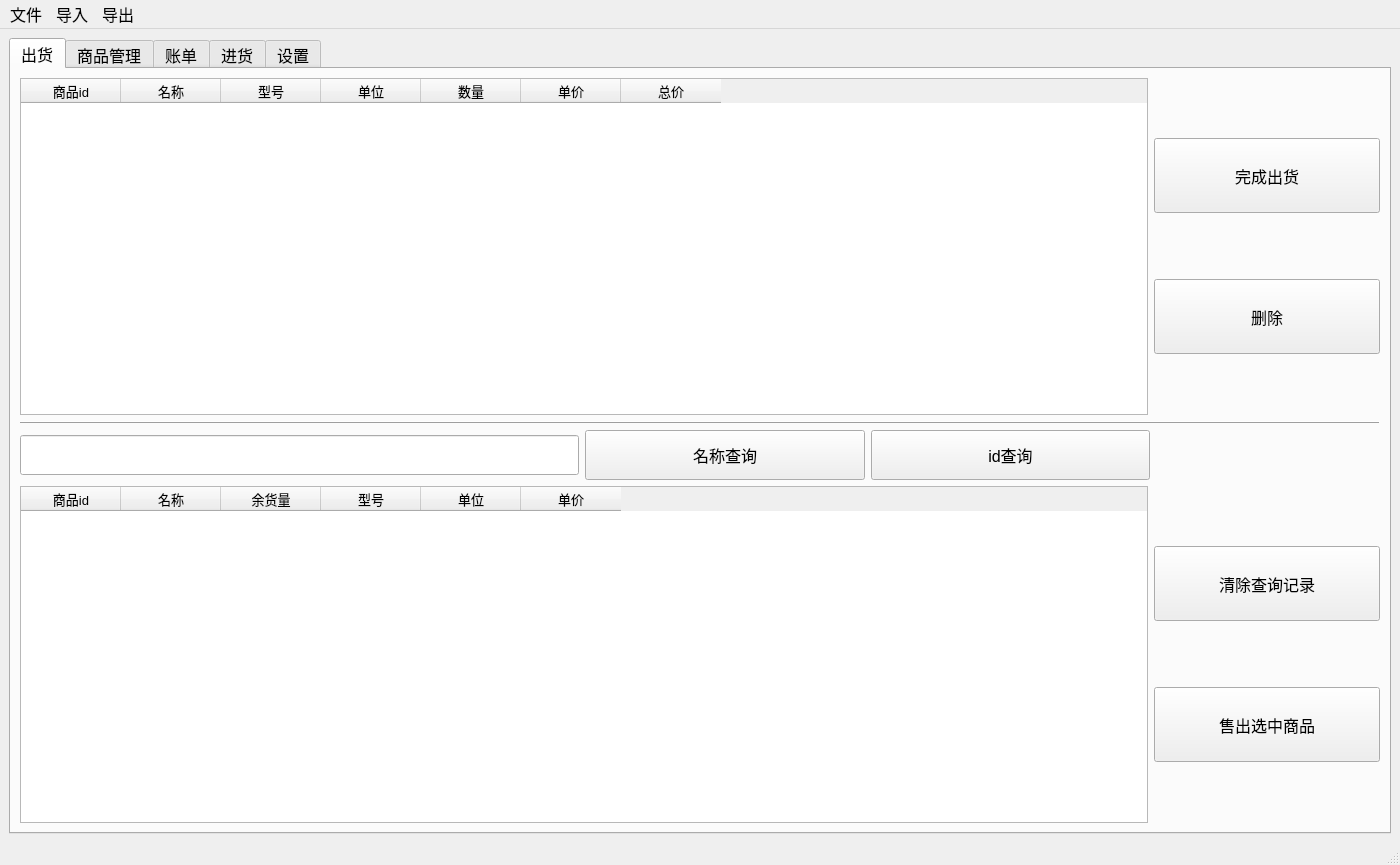
<?xml version="1.0" encoding="UTF-8"?>
<ui version="4.0">
 <class>MainWindow</class>
 <widget class="QMainWindow" name="MainWindow">
  <property name="geometry">
   <rect>
    <x>0</x>
    <y>0</y>
    <width>1400</width>
    <height>865</height>
   </rect>
  </property>
  <property name="minimumSize">
   <size>
    <width>1400</width>
    <height>865</height>
   </size>
  </property>
  <property name="windowTitle">
   <string>商品管理</string>
  </property>
  <property name="windowIcon">
   <iconset>
    <normaloff>icon.png</normaloff>../pythonProject4/icon.png</iconset>
  </property>
  <widget class="QWidget" name="centralwidget">
   <layout class="QVBoxLayout" name="verticalLayout_4">
    <item>
     <widget class="QTabWidget" name="tabWidget">
      <property name="font">
       <font>
        <pointsize>12</pointsize>
       </font>
      </property>
      <property name="focusPolicy">
       <enum>Qt::StrongFocus</enum>
      </property>
      <property name="currentIndex">
       <number>0</number>
      </property>
      <widget class="QWidget" name="tab">
       <attribute name="title">
        <string>出货</string>
       </attribute>
       <layout class="QVBoxLayout" name="verticalLayout_3">
        <item>
         <layout class="QHBoxLayout" name="horizontalLayout_3" stretch="5,1">
          <item>
           <widget class="QTableWidget" name="table_sell_out">
            <property name="font">
             <font>
              <pointsize>10</pointsize>
             </font>
            </property>
            <property name="editTriggers">
             <set>QAbstractItemView::NoEditTriggers</set>
            </property>
            <property name="selectionBehavior">
             <enum>QAbstractItemView::SelectRows</enum>
            </property>
            <property name="verticalScrollMode">
             <enum>QAbstractItemView::ScrollPerPixel</enum>
            </property>
            <property name="horizontalScrollMode">
             <enum>QAbstractItemView::ScrollPerPixel</enum>
            </property>
            <column>
             <property name="text">
              <string>商品id</string>
             </property>
            </column>
            <column>
             <property name="text">
              <string>名称</string>
             </property>
            </column>
            <column>
             <property name="text">
              <string>型号</string>
             </property>
            </column>
            <column>
             <property name="text">
              <string>单位</string>
             </property>
            </column>
            <column>
             <property name="text">
              <string>数量</string>
             </property>
            </column>
            <column>
             <property name="text">
              <string>单价</string>
             </property>
            </column>
            <column>
             <property name="text">
              <string>总价</string>
             </property>
            </column>
           </widget>
          </item>
          <item>
           <layout class="QVBoxLayout" name="verticalLayout_2">
            <item>
             <widget class="QPushButton" name="btn_sell_3">
              <property name="minimumSize">
               <size>
                <width>150</width>
                <height>75</height>
               </size>
              </property>
              <property name="font">
               <font>
                <pointsize>12</pointsize>
               </font>
              </property>
              <property name="text">
               <string>完成出货</string>
              </property>
             </widget>
            </item>
            <item>
             <widget class="QPushButton" name="btn_sell_2">
              <property name="minimumSize">
               <size>
                <width>150</width>
                <height>75</height>
               </size>
              </property>
              <property name="font">
               <font>
                <pointsize>12</pointsize>
               </font>
              </property>
              <property name="text">
               <string>删除</string>
              </property>
             </widget>
            </item>
           </layout>
          </item>
         </layout>
        </item>
        <item>
         <widget class="Line" name="line_4">
          <property name="frameShadow">
           <enum>QFrame::Raised</enum>
          </property>
          <property name="orientation">
           <enum>Qt::Horizontal</enum>
          </property>
         </widget>
        </item>
        <item>
         <layout class="QHBoxLayout" name="horizontalLayout_2" stretch="2,1,1,1">
          <item>
           <widget class="QLineEdit" name="text_sell">
            <property name="minimumSize">
             <size>
              <width>0</width>
              <height>40</height>
             </size>
            </property>
           </widget>
          </item>
          <item>
           <widget class="QPushButton" name="btn_sell_4">
            <property name="minimumSize">
             <size>
              <width>200</width>
              <height>50</height>
             </size>
            </property>
            <property name="font">
             <font>
              <pointsize>12</pointsize>
             </font>
            </property>
            <property name="text">
             <string>名称查询</string>
            </property>
           </widget>
          </item>
          <item>
           <widget class="QPushButton" name="btn_sell_5">
            <property name="minimumSize">
             <size>
              <width>200</width>
              <height>50</height>
             </size>
            </property>
            <property name="font">
             <font>
              <pointsize>12</pointsize>
             </font>
            </property>
            <property name="text">
             <string>id查询</string>
            </property>
           </widget>
          </item>
          <item>
           <spacer name="horizontalSpacer">
            <property name="orientation">
             <enum>Qt::Horizontal</enum>
            </property>
            <property name="sizeType">
             <enum>QSizePolicy::Fixed</enum>
            </property>
            <property name="sizeHint" stdset="0">
             <size>
              <width>230</width>
              <height>0</height>
             </size>
            </property>
           </spacer>
          </item>
         </layout>
        </item>
        <item>
         <layout class="QHBoxLayout" name="horizontalLayout" stretch="5,1">
          <item>
           <widget class="QTableWidget" name="table_prepare_goods">
            <property name="font">
             <font>
              <pointsize>10</pointsize>
             </font>
            </property>
            <property name="contextMenuPolicy">
             <enum>Qt::DefaultContextMenu</enum>
            </property>
            <property name="autoFillBackground">
             <bool>false</bool>
            </property>
            <property name="editTriggers">
             <set>QAbstractItemView::NoEditTriggers</set>
            </property>
            <property name="selectionBehavior">
             <enum>QAbstractItemView::SelectRows</enum>
            </property>
            <property name="verticalScrollMode">
             <enum>QAbstractItemView::ScrollPerPixel</enum>
            </property>
            <property name="horizontalScrollMode">
             <enum>QAbstractItemView::ScrollPerPixel</enum>
            </property>
            <column>
             <property name="text">
              <string>商品id</string>
             </property>
            </column>
            <column>
             <property name="text">
              <string>名称</string>
             </property>
            </column>
            <column>
             <property name="text">
              <string>余货量</string>
             </property>
            </column>
            <column>
             <property name="text">
              <string>型号</string>
             </property>
            </column>
            <column>
             <property name="text">
              <string>单位</string>
             </property>
            </column>
            <column>
             <property name="text">
              <string>单价</string>
             </property>
            </column>
           </widget>
          </item>
          <item>
           <layout class="QVBoxLayout" name="verticalLayout">
            <item>
             <widget class="QPushButton" name="btn_sell_6">
              <property name="minimumSize">
               <size>
                <width>150</width>
                <height>75</height>
               </size>
              </property>
              <property name="font">
               <font>
                <pointsize>12</pointsize>
               </font>
              </property>
              <property name="text">
               <string>清除查询记录</string>
              </property>
             </widget>
            </item>
            <item>
             <widget class="QPushButton" name="btn_sell_1">
              <property name="minimumSize">
               <size>
                <width>150</width>
                <height>75</height>
               </size>
              </property>
              <property name="font">
               <font>
                <pointsize>12</pointsize>
               </font>
              </property>
              <property name="text">
               <string>售出选中商品</string>
              </property>
             </widget>
            </item>
           </layout>
          </item>
         </layout>
        </item>
       </layout>
      </widget>
      <widget class="QWidget" name="tab_2">
       <attribute name="title">
        <string>商品管理</string>
       </attribute>
       <layout class="QVBoxLayout" name="verticalLayout_12">
        <item>
         <layout class="QVBoxLayout" name="verticalLayout_7" stretch="0,0,0,0,0">
          <item>
           <layout class="QHBoxLayout" name="horizontalLayout_6" stretch="5,1">
            <item>
             <widget class="QTableWidget" name="table_goods">
              <property name="font">
               <font>
                <pointsize>10</pointsize>
               </font>
              </property>
              <property name="editTriggers">
               <set>QAbstractItemView::NoEditTriggers</set>
              </property>
              <property name="selectionBehavior">
               <enum>QAbstractItemView::SelectRows</enum>
              </property>
              <property name="verticalScrollMode">
               <enum>QAbstractItemView::ScrollPerPixel</enum>
              </property>
              <property name="horizontalScrollMode">
               <enum>QAbstractItemView::ScrollPerPixel</enum>
              </property>
              <column>
               <property name="text">
                <string>商品id</string>
               </property>
              </column>
              <column>
               <property name="text">
                <string>名称</string>
               </property>
              </column>
              <column>
               <property name="text">
                <string>余货量</string>
               </property>
              </column>
              <column>
               <property name="text">
                <string>型号</string>
               </property>
              </column>
              <column>
               <property name="text">
                <string>单位</string>
               </property>
              </column>
              <column>
               <property name="text">
                <string>成本价</string>
               </property>
              </column>
              <column>
               <property name="text">
                <string>单价</string>
               </property>
              </column>
             </widget>
            </item>
            <item>
             <layout class="QVBoxLayout" name="verticalLayout_6">
              <item>
               <widget class="QPushButton" name="btn_goods_5">
                <property name="minimumSize">
                 <size>
                  <width>150</width>
                  <height>75</height>
                 </size>
                </property>
                <property name="text">
                 <string>更新库存</string>
                </property>
               </widget>
              </item>
              <item>
               <widget class="QPushButton" name="btn_goods_4">
                <property name="minimumSize">
                 <size>
                  <width>150</width>
                  <height>75</height>
                 </size>
                </property>
                <property name="text">
                 <string>删除商品信息</string>
                </property>
               </widget>
              </item>
             </layout>
            </item>
           </layout>
          </item>
          <item>
           <layout class="QHBoxLayout" name="horizontalLayout_4" stretch="2,1,1,1,1">
            <item>
             <widget class="QLineEdit" name="text_1">
              <property name="minimumSize">
               <size>
                <width>0</width>
                <height>40</height>
               </size>
              </property>
             </widget>
            </item>
            <item>
             <widget class="QPushButton" name="btn_goods_1">
              <property name="minimumSize">
               <size>
                <width>200</width>
                <height>50</height>
               </size>
              </property>
              <property name="text">
               <string>名称查询</string>
              </property>
             </widget>
            </item>
            <item>
             <widget class="QPushButton" name="btn_goods_2">
              <property name="minimumSize">
               <size>
                <width>200</width>
                <height>50</height>
               </size>
              </property>
              <property name="text">
               <string>id查询</string>
              </property>
             </widget>
            </item>
            <item>
             <widget class="QPushButton" name="btn_goods_3">
              <property name="minimumSize">
               <size>
                <width>200</width>
                <height>50</height>
               </size>
              </property>
              <property name="text">
               <string>清除查询记录</string>
              </property>
             </widget>
            </item>
            <item>
             <spacer name="horizontalSpacer_2">
              <property name="orientation">
               <enum>Qt::Horizontal</enum>
              </property>
              <property name="sizeType">
               <enum>QSizePolicy::Fixed</enum>
              </property>
              <property name="sizeHint" stdset="0">
               <size>
                <width>230</width>
                <height>0</height>
               </size>
              </property>
             </spacer>
            </item>
           </layout>
          </item>
          <item>
           <widget class="Line" name="line_3">
            <property name="frameShadow">
             <enum>QFrame::Raised</enum>
            </property>
            <property name="lineWidth">
             <number>1</number>
            </property>
            <property name="orientation">
             <enum>Qt::Horizontal</enum>
            </property>
           </widget>
          </item>
          <item>
           <widget class="QLabel" name="label">
            <property name="maximumSize">
             <size>
              <width>16777215</width>
              <height>30</height>
             </size>
            </property>
            <property name="font">
             <font>
              <pointsize>12</pointsize>
              <bold>false</bold>
             </font>
            </property>
            <property name="text">
             <string>新建商品信息表</string>
            </property>
           </widget>
          </item>
          <item>
           <layout class="QHBoxLayout" name="horizontalLayout_5" stretch="5,1">
            <item>
             <widget class="QTableWidget" name="table_new_goods">
              <property name="font">
               <font>
                <pointsize>10</pointsize>
               </font>
              </property>
              <property name="focusPolicy">
               <enum>Qt::NoFocus</enum>
              </property>
              <property name="editTriggers">
               <set>QAbstractItemView::AllEditTriggers</set>
              </property>
              <property name="verticalScrollMode">
               <enum>QAbstractItemView::ScrollPerPixel</enum>
              </property>
              <property name="horizontalScrollMode">
               <enum>QAbstractItemView::ScrollPerPixel</enum>
              </property>
              <column>
               <property name="text">
                <string>商品id</string>
               </property>
              </column>
              <column>
               <property name="text">
                <string>名称</string>
               </property>
              </column>
              <column>
               <property name="text">
                <string>余货量</string>
               </property>
              </column>
              <column>
               <property name="text">
                <string>型号</string>
               </property>
              </column>
              <column>
               <property name="text">
                <string>单位</string>
               </property>
              </column>
              <column>
               <property name="text">
                <string>成本价</string>
               </property>
              </column>
              <column>
               <property name="text">
                <string>单价</string>
               </property>
              </column>
             </widget>
            </item>
            <item>
             <layout class="QVBoxLayout" name="verticalLayout_5">
              <item>
               <widget class="QPushButton" name="btn_new_goods_1">
                <property name="minimumSize">
                 <size>
                  <width>150</width>
                  <height>50</height>
                 </size>
                </property>
                <property name="text">
                 <string>增加一行</string>
                </property>
               </widget>
              </item>
              <item>
               <widget class="QPushButton" name="btn_new_goods_2">
                <property name="minimumSize">
                 <size>
                  <width>150</width>
                  <height>50</height>
                 </size>
                </property>
                <property name="text">
                 <string>减小一行</string>
                </property>
               </widget>
              </item>
              <item>
               <widget class="QPushButton" name="btn_new_goods_3">
                <property name="minimumSize">
                 <size>
                  <width>150</width>
                  <height>50</height>
                 </size>
                </property>
                <property name="text">
                 <string>合并</string>
                </property>
               </widget>
              </item>
             </layout>
            </item>
           </layout>
          </item>
         </layout>
        </item>
       </layout>
      </widget>
      <widget class="QWidget" name="tab_3">
       <attribute name="title">
        <string>账单</string>
       </attribute>
       <layout class="QVBoxLayout" name="verticalLayout_9">
        <item>
         <widget class="QTableWidget" name="table_sale">
          <property name="font">
           <font>
            <pointsize>10</pointsize>
           </font>
          </property>
          <property name="editTriggers">
           <set>QAbstractItemView::NoEditTriggers</set>
          </property>
          <property name="selectionBehavior">
           <enum>QAbstractItemView::SelectRows</enum>
          </property>
          <property name="verticalScrollMode">
           <enum>QAbstractItemView::ScrollPerPixel</enum>
          </property>
          <property name="horizontalScrollMode">
           <enum>QAbstractItemView::ScrollPerPixel</enum>
          </property>
          <column>
           <property name="text">
            <string>时间</string>
           </property>
          </column>
          <column>
           <property name="text">
            <string>商品id</string>
           </property>
          </column>
          <column>
           <property name="text">
            <string>名称</string>
           </property>
          </column>
          <column>
           <property name="text">
            <string>型号</string>
           </property>
          </column>
          <column>
           <property name="text">
            <string>单位</string>
           </property>
          </column>
          <column>
           <property name="text">
            <string>成本价</string>
           </property>
          </column>
          <column>
           <property name="text">
            <string>单价</string>
           </property>
          </column>
          <column>
           <property name="text">
            <string>数量</string>
           </property>
          </column>
          <column>
           <property name="text">
            <string>总成本价</string>
           </property>
          </column>
          <column>
           <property name="text">
            <string>总销售额</string>
           </property>
          </column>
          <column>
           <property name="text">
            <string>利润</string>
           </property>
          </column>
         </widget>
        </item>
        <item>
         <layout class="QHBoxLayout" name="horizontalLayout_9">
          <item>
           <layout class="QVBoxLayout" name="verticalLayout_8">
            <item>
             <widget class="QLineEdit" name="text_sale_1">
              <property name="minimumSize">
               <size>
                <width>0</width>
                <height>40</height>
               </size>
              </property>
             </widget>
            </item>
            <item>
             <layout class="QHBoxLayout" name="horizontalLayout_8">
              <item>
               <widget class="QPushButton" name="btn_sale_1">
                <property name="minimumSize">
                 <size>
                  <width>200</width>
                  <height>50</height>
                 </size>
                </property>
                <property name="maximumSize">
                 <size>
                  <width>200</width>
                  <height>50</height>
                 </size>
                </property>
                <property name="text">
                 <string>按名称查询</string>
                </property>
               </widget>
              </item>
              <item>
               <widget class="QPushButton" name="btn_sale_2">
                <property name="minimumSize">
                 <size>
                  <width>200</width>
                  <height>50</height>
                 </size>
                </property>
                <property name="maximumSize">
                 <size>
                  <width>200</width>
                  <height>50</height>
                 </size>
                </property>
                <property name="toolTip">
                 <string>&lt;html&gt;&lt;head/&gt;&lt;body&gt;&lt;p&gt;例如：&lt;/p&gt;&lt;p&gt;精确到年：2022&lt;/p&gt;&lt;p&gt;精确到月：2022.4&lt;/p&gt;&lt;p&gt;精确到天：2022.4.3&lt;/p&gt;&lt;/body&gt;&lt;/html&gt;</string>
                </property>
                <property name="text">
                 <string>按时间查询</string>
                </property>
               </widget>
              </item>
              <item>
               <widget class="QPushButton" name="btn_sale_3">
                <property name="minimumSize">
                 <size>
                  <width>200</width>
                  <height>50</height>
                 </size>
                </property>
                <property name="maximumSize">
                 <size>
                  <width>200</width>
                  <height>50</height>
                 </size>
                </property>
                <property name="text">
                 <string>清除查询结果</string>
                </property>
               </widget>
              </item>
             </layout>
            </item>
           </layout>
          </item>
          <item>
           <layout class="QHBoxLayout" name="horizontalLayout_7">
            <item>
             <widget class="Line" name="line">
              <property name="frameShadow">
               <enum>QFrame::Raised</enum>
              </property>
              <property name="lineWidth">
               <number>1</number>
              </property>
              <property name="midLineWidth">
               <number>0</number>
              </property>
              <property name="orientation">
               <enum>Qt::Vertical</enum>
              </property>
             </widget>
            </item>
            <item>
             <widget class="QPushButton" name="btn_sale_4">
              <property name="minimumSize">
               <size>
                <width>200</width>
                <height>100</height>
               </size>
              </property>
              <property name="text">
               <string>选中商品退货</string>
              </property>
             </widget>
            </item>
            <item>
             <spacer name="horizontalSpacer_3">
              <property name="orientation">
               <enum>Qt::Horizontal</enum>
              </property>
              <property name="sizeType">
               <enum>QSizePolicy::Fixed</enum>
              </property>
              <property name="sizeHint" stdset="0">
               <size>
                <width>200</width>
                <height>20</height>
               </size>
              </property>
             </spacer>
            </item>
            <item>
             <widget class="QPushButton" name="btn_sale_5">
              <property name="minimumSize">
               <size>
                <width>250</width>
                <height>100</height>
               </size>
              </property>
              <property name="text">
               <string>删除选中销售信息</string>
              </property>
             </widget>
            </item>
           </layout>
          </item>
         </layout>
        </item>
       </layout>
      </widget>
      <widget class="QWidget" name="tab_4">
       <attribute name="title">
        <string>进货</string>
       </attribute>
       <layout class="QVBoxLayout" name="verticalLayout_11">
        <item>
         <widget class="QTableWidget" name="table_stock">
          <property name="font">
           <font>
            <pointsize>10</pointsize>
           </font>
          </property>
          <property name="editTriggers">
           <set>QAbstractItemView::NoEditTriggers</set>
          </property>
          <property name="selectionBehavior">
           <enum>QAbstractItemView::SelectRows</enum>
          </property>
          <property name="verticalScrollMode">
           <enum>QAbstractItemView::ScrollPerPixel</enum>
          </property>
          <property name="horizontalScrollMode">
           <enum>QAbstractItemView::ScrollPerPixel</enum>
          </property>
          <column>
           <property name="text">
            <string>时间</string>
           </property>
          </column>
          <column>
           <property name="text">
            <string>商品id</string>
           </property>
          </column>
          <column>
           <property name="text">
            <string>名称</string>
           </property>
          </column>
          <column>
           <property name="text">
            <string>型号</string>
           </property>
          </column>
          <column>
           <property name="text">
            <string>单位</string>
           </property>
          </column>
          <column>
           <property name="text">
            <string>单价</string>
           </property>
          </column>
          <column>
           <property name="text">
            <string>数量</string>
           </property>
          </column>
          <column>
           <property name="text">
            <string>总价</string>
           </property>
          </column>
         </widget>
        </item>
        <item>
         <layout class="QHBoxLayout" name="horizontalLayout_11" stretch="2,1,1,1">
          <item>
           <layout class="QVBoxLayout" name="verticalLayout_10">
            <item>
             <widget class="QLineEdit" name="text_stock_1">
              <property name="minimumSize">
               <size>
                <width>0</width>
                <height>40</height>
               </size>
              </property>
             </widget>
            </item>
            <item>
             <layout class="QHBoxLayout" name="horizontalLayout_10">
              <item>
               <widget class="QPushButton" name="btn_stock_1">
                <property name="minimumSize">
                 <size>
                  <width>200</width>
                  <height>50</height>
                 </size>
                </property>
                <property name="maximumSize">
                 <size>
                  <width>200</width>
                  <height>50</height>
                 </size>
                </property>
                <property name="text">
                 <string>按名称查询</string>
                </property>
               </widget>
              </item>
              <item>
               <widget class="QPushButton" name="btn_stock_2">
                <property name="minimumSize">
                 <size>
                  <width>200</width>
                  <height>50</height>
                 </size>
                </property>
                <property name="maximumSize">
                 <size>
                  <width>200</width>
                  <height>50</height>
                 </size>
                </property>
                <property name="toolTip">
                 <string>&lt;html&gt;&lt;head/&gt;&lt;body&gt;&lt;p&gt;例如：&lt;/p&gt;&lt;p&gt;精确到年：2022&lt;/p&gt;&lt;p&gt;精确到月：2022.4&lt;/p&gt;&lt;p&gt;精确到天：2022.4.3&lt;/p&gt;&lt;/body&gt;&lt;/html&gt;</string>
                </property>
                <property name="text">
                 <string>按时间查询</string>
                </property>
               </widget>
              </item>
              <item>
               <widget class="QPushButton" name="btn_stock_3">
                <property name="minimumSize">
                 <size>
                  <width>200</width>
                  <height>50</height>
                 </size>
                </property>
                <property name="maximumSize">
                 <size>
                  <width>200</width>
                  <height>50</height>
                 </size>
                </property>
                <property name="text">
                 <string>清除查询结果</string>
                </property>
               </widget>
              </item>
             </layout>
            </item>
           </layout>
          </item>
          <item>
           <widget class="Line" name="line_2">
            <property name="frameShadow">
             <enum>QFrame::Raised</enum>
            </property>
            <property name="orientation">
             <enum>Qt::Vertical</enum>
            </property>
           </widget>
          </item>
          <item>
           <spacer name="horizontalSpacer_4">
            <property name="orientation">
             <enum>Qt::Horizontal</enum>
            </property>
            <property name="sizeType">
             <enum>QSizePolicy::Fixed</enum>
            </property>
            <property name="sizeHint" stdset="0">
             <size>
              <width>300</width>
              <height>20</height>
             </size>
            </property>
           </spacer>
          </item>
          <item>
           <widget class="QPushButton" name="btn_stock_4">
            <property name="minimumSize">
             <size>
              <width>250</width>
              <height>100</height>
             </size>
            </property>
            <property name="text">
             <string>删除选中进货信息</string>
            </property>
           </widget>
          </item>
         </layout>
        </item>
       </layout>
      </widget>
      <widget class="QWidget" name="tab_5">
       <attribute name="title">
        <string>设置</string>
       </attribute>
       <widget class="QGroupBox" name="groupBox">
        <property name="geometry">
         <rect>
          <x>10</x>
          <y>10</y>
          <width>420</width>
          <height>280</height>
         </rect>
        </property>
        <property name="title">
         <string>Excel信息设置</string>
        </property>
        <widget class="QPushButton" name="btn_settings_1">
         <property name="geometry">
          <rect>
           <x>240</x>
           <y>210</y>
           <width>150</width>
           <height>41</height>
          </rect>
         </property>
         <property name="minimumSize">
          <size>
           <width>150</width>
           <height>40</height>
          </size>
         </property>
         <property name="text">
          <string>保存</string>
         </property>
        </widget>
        <widget class="QWidget" name="layoutWidget">
         <property name="geometry">
          <rect>
           <x>40</x>
           <y>50</y>
           <width>301</width>
           <height>141</height>
          </rect>
         </property>
         <layout class="QGridLayout" name="gridLayout">
          <item row="0" column="0">
           <widget class="QLabel" name="label_2">
            <property name="minimumSize">
             <size>
              <width>0</width>
              <height>30</height>
             </size>
            </property>
            <property name="maximumSize">
             <size>
              <width>50</width>
              <height>16777215</height>
             </size>
            </property>
            <property name="text">
             <string>名称：</string>
            </property>
           </widget>
          </item>
          <item row="0" column="1">
           <widget class="QLineEdit" name="text_settings_1">
            <property name="minimumSize">
             <size>
              <width>0</width>
              <height>40</height>
             </size>
            </property>
           </widget>
          </item>
          <item row="1" column="0">
           <widget class="QLabel" name="label_3">
            <property name="minimumSize">
             <size>
              <width>0</width>
              <height>30</height>
             </size>
            </property>
            <property name="maximumSize">
             <size>
              <width>50</width>
              <height>16777215</height>
             </size>
            </property>
            <property name="text">
             <string>地点：</string>
            </property>
           </widget>
          </item>
          <item row="1" column="1">
           <widget class="QLineEdit" name="text_settings_2">
            <property name="minimumSize">
             <size>
              <width>0</width>
              <height>40</height>
             </size>
            </property>
           </widget>
          </item>
          <item row="2" column="0">
           <widget class="QLabel" name="label_4">
            <property name="minimumSize">
             <size>
              <width>0</width>
              <height>30</height>
             </size>
            </property>
            <property name="maximumSize">
             <size>
              <width>50</width>
              <height>16777215</height>
             </size>
            </property>
            <property name="text">
             <string>电话：</string>
            </property>
           </widget>
          </item>
          <item row="2" column="1">
           <widget class="QLineEdit" name="text_settings_3">
            <property name="minimumSize">
             <size>
              <width>0</width>
              <height>40</height>
             </size>
            </property>
           </widget>
          </item>
         </layout>
        </widget>
       </widget>
      </widget>
     </widget>
    </item>
   </layout>
  </widget>
  <widget class="QMenuBar" name="menubar">
   <property name="geometry">
    <rect>
     <x>0</x>
     <y>0</y>
     <width>1400</width>
     <height>32</height>
    </rect>
   </property>
   <property name="font">
    <font>
     <pointsize>12</pointsize>
    </font>
   </property>
   <widget class="QMenu" name="menu">
    <property name="font">
     <font>
      <pointsize>12</pointsize>
     </font>
    </property>
    <property name="title">
     <string>文件</string>
    </property>
    <addaction name="action"/>
   </widget>
   <widget class="QMenu" name="menu_2">
    <property name="font">
     <font>
      <pointsize>12</pointsize>
     </font>
    </property>
    <property name="title">
     <string>导入</string>
    </property>
    <addaction name="action_Excel"/>
   </widget>
   <widget class="QMenu" name="menu_3">
    <property name="font">
     <font>
      <pointsize>12</pointsize>
     </font>
    </property>
    <property name="title">
     <string>导出</string>
    </property>
    <addaction name="action_Excel_2"/>
    <addaction name="action_Excel_3"/>
    <addaction name="action_Excel_4"/>
   </widget>
   <addaction name="menu"/>
   <addaction name="menu_2"/>
   <addaction name="menu_3"/>
  </widget>
  <widget class="QStatusBar" name="statusbar"/>
  <action name="action_Excel">
   <property name="text">
    <string>从Excel文件导入商品信息</string>
   </property>
  </action>
  <action name="action_Excel_2">
   <property name="text">
    <string>导出商品信息到Excel</string>
   </property>
  </action>
  <action name="action_Excel_3">
   <property name="text">
    <string>选择时间导出销售记录到Excel</string>
   </property>
  </action>
  <action name="action_Excel_4">
   <property name="text">
    <string>导出全部销售记录到Excel</string>
   </property>
  </action>
  <action name="action">
   <property name="text">
    <string>生成导入模板</string>
   </property>
  </action>
 </widget>
 <resources/>
 <connections/>
</ui>
